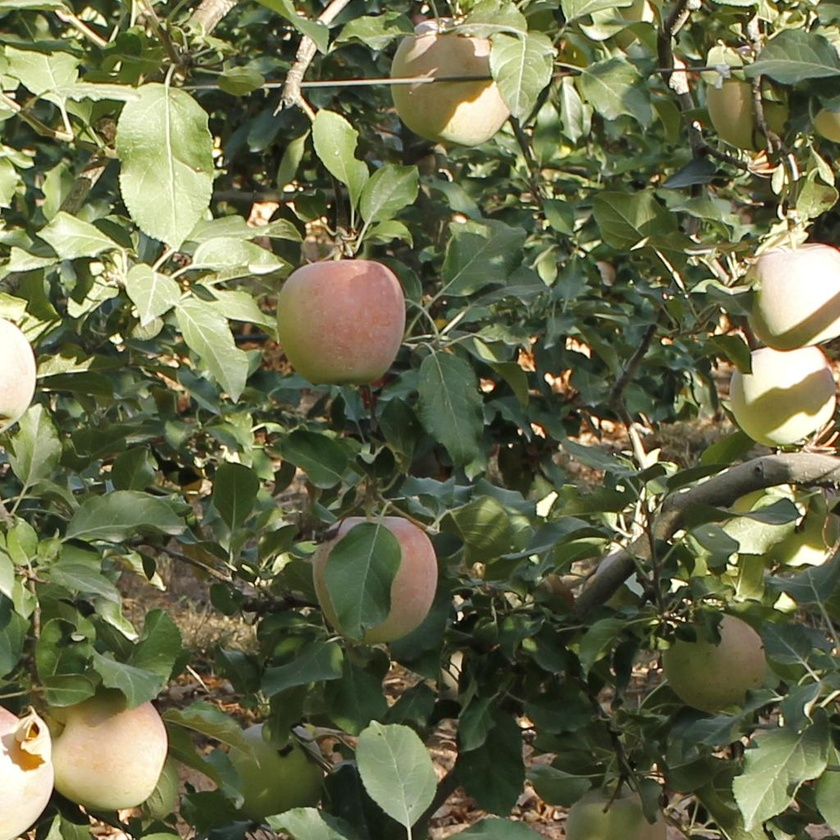
#> input picture examples/images/_MG_3168_10.jpg, 840 x 840 px, shrunk from 1024 x 1024 before the run; its folder holds only this picture in this run
$ python plot_boxes.py
#> lines starting #> are read from the running program, lines starting #| are printed output that depends on the picture
import cv2
import numpy as np
from matplotlib import pyplot as plt
import os, json

loc = os.path.dirname(__file__)
os.chdir(loc)

for image1 in os.listdir("./images"):
    if "via_project_3Jul2020_10h24m(231)-complete" in image1:
        # Skip annotations
        continue
    image = cv2.imread(f"./images/{image1}")
#> image is the input picture: shape (840, 840, 3); mean B, G, R 74.4, 107.5, 104.7
    image = cv2.cvtColor(image, cv2.COLOR_BGR2RGB)
    print(image.shape)
#| (840, 840, 3)
    color_pred = (0, 0, 255)
    image = cv2.putText(image, image1, (30, 250), cv2.FONT_HERSHEY_SIMPLEX, 2, (255, 150, 150), 3)
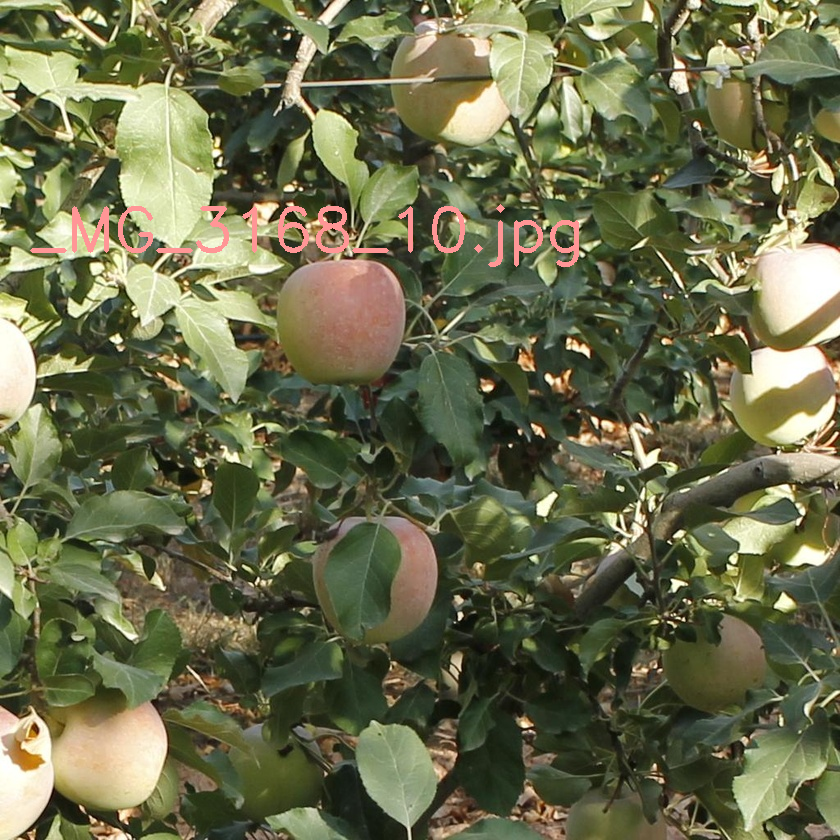
#> image: shape (840, 840, 3); mean R, G, B 105.9, 107.8, 75
    file_truth = f"./truths/{os.path.splitext(image1)[0] + '.txt'}"
    print(file_truth)
#> (the run stopped early here; a loop or call above may not have finished)

$ run again, on examples/images/_MG_8080_13.jpg
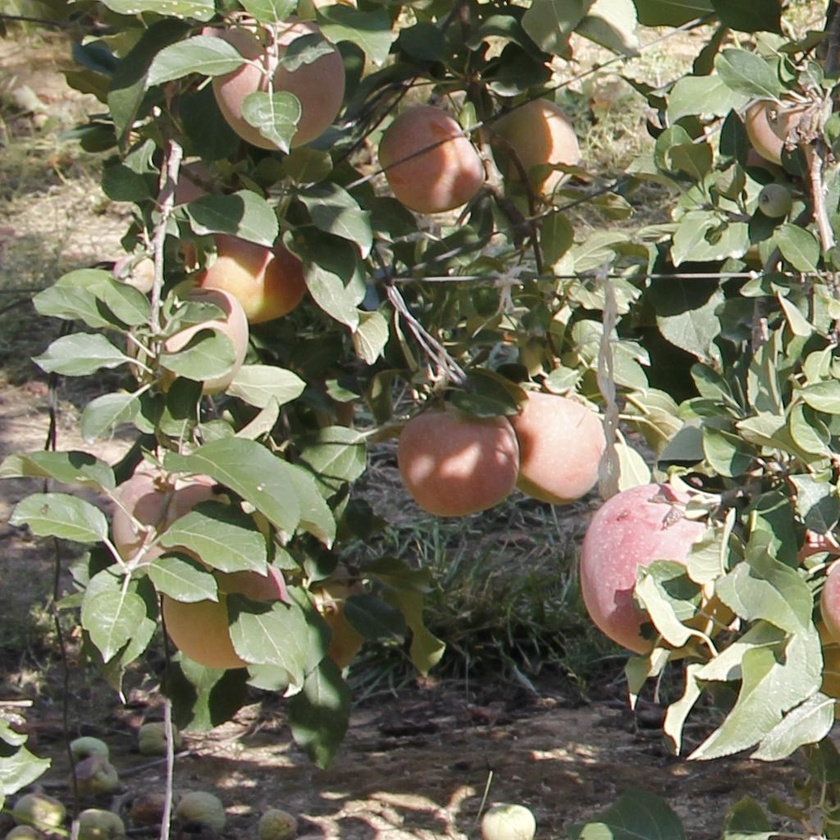
#> input picture examples/images/_MG_8080_13.jpg, 840 x 840 px, shrunk from 1024 x 1023 before the run
#> image is the input picture: shape (840, 840, 3); mean B, G, R 91.9, 113, 115.7
#| (840, 840, 3)
#> `image = cv2.putText(image, image1, (30, 250), cv2.FONT_HERSHEY_SIMPLEX..`:
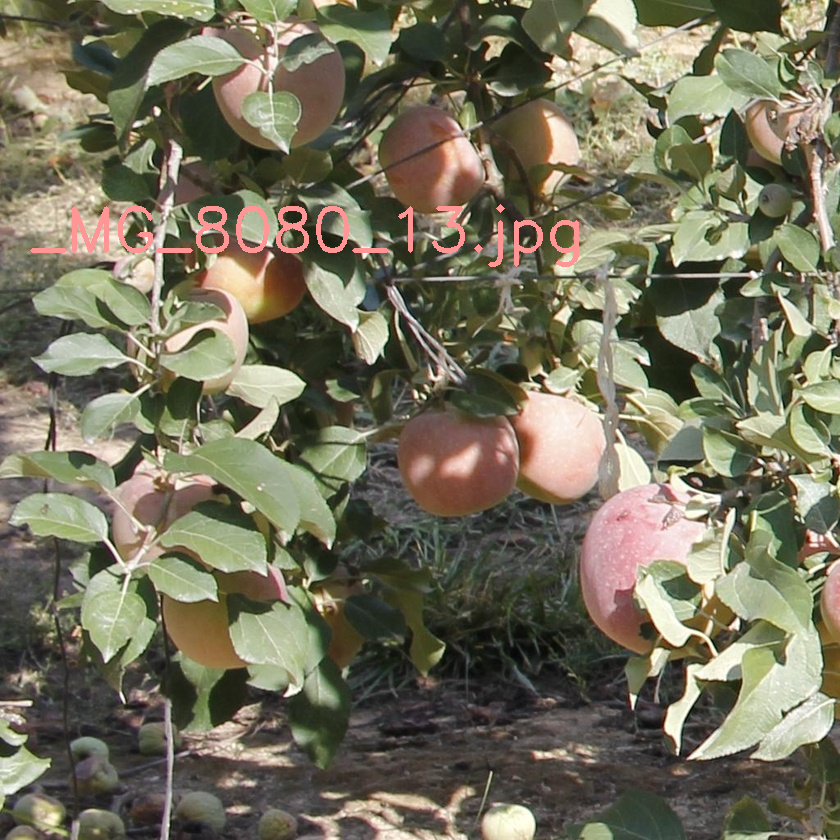
#> image: shape (840, 840, 3); mean R, G, B 117, 113.4, 92.5

$ run again, on examples/images/_MG_8080_17.jpg
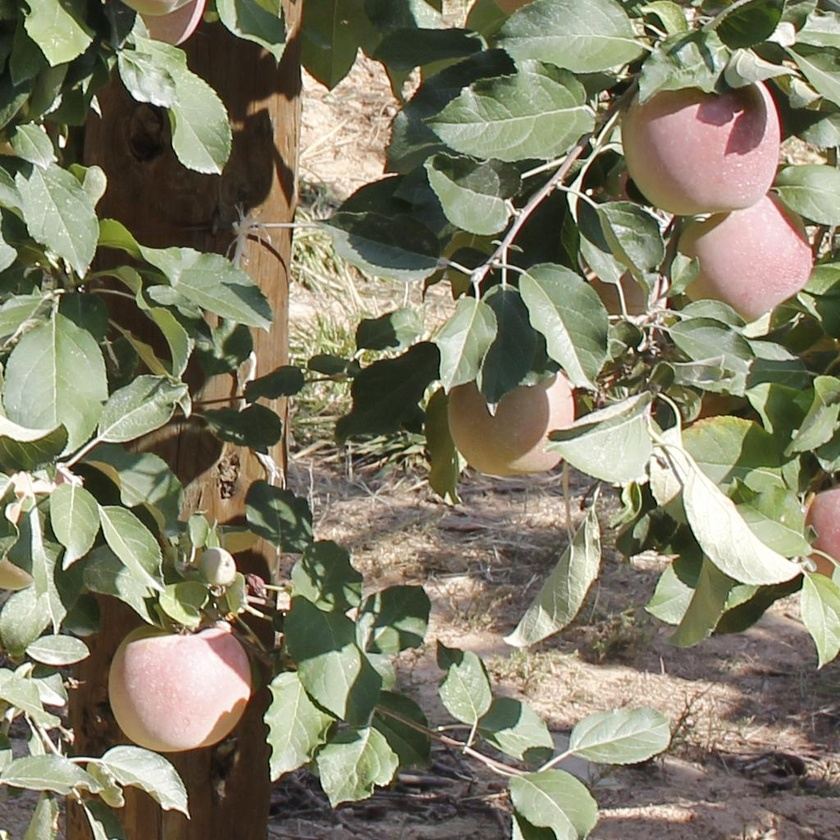
#> input picture examples/images/_MG_8080_17.jpg, 840 x 840 px, shrunk from 1024 x 1023 before the run
#> image is the input picture: shape (840, 840, 3); mean B, G, R 103.8, 126.1, 129.8
#| (840, 840, 3)
#> `image = cv2.putText(image, image1, (30, 250), cv2.FONT_HERSHEY_SIMPLEX..`:
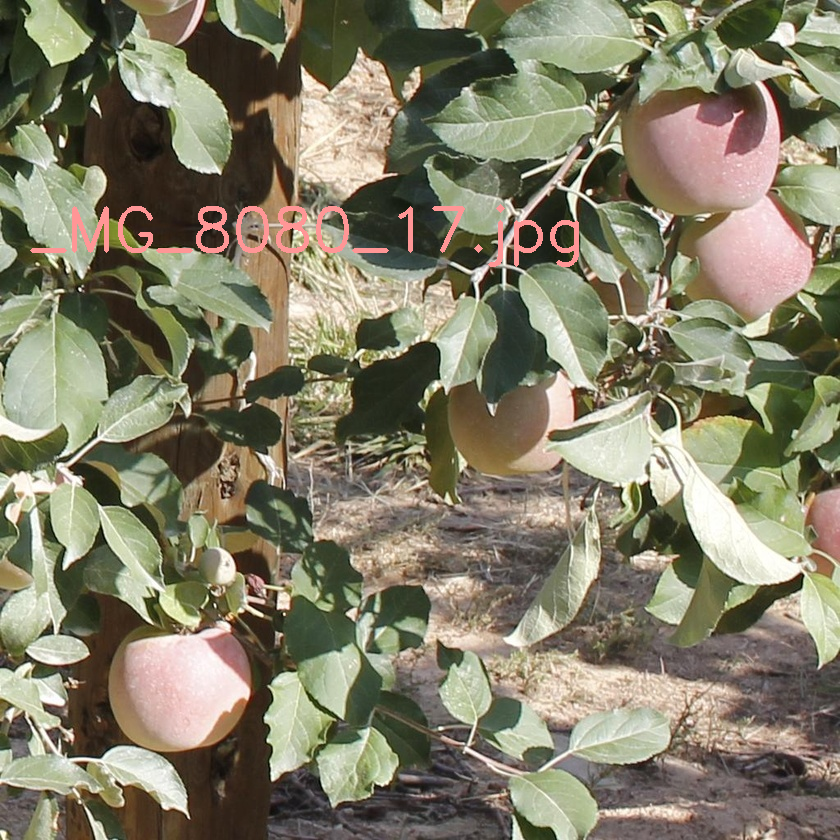
#> image: shape (840, 840, 3); mean R, G, B 131.1, 126.5, 104.4

$ run again, on examples/images/_MG_8915_15.jpg
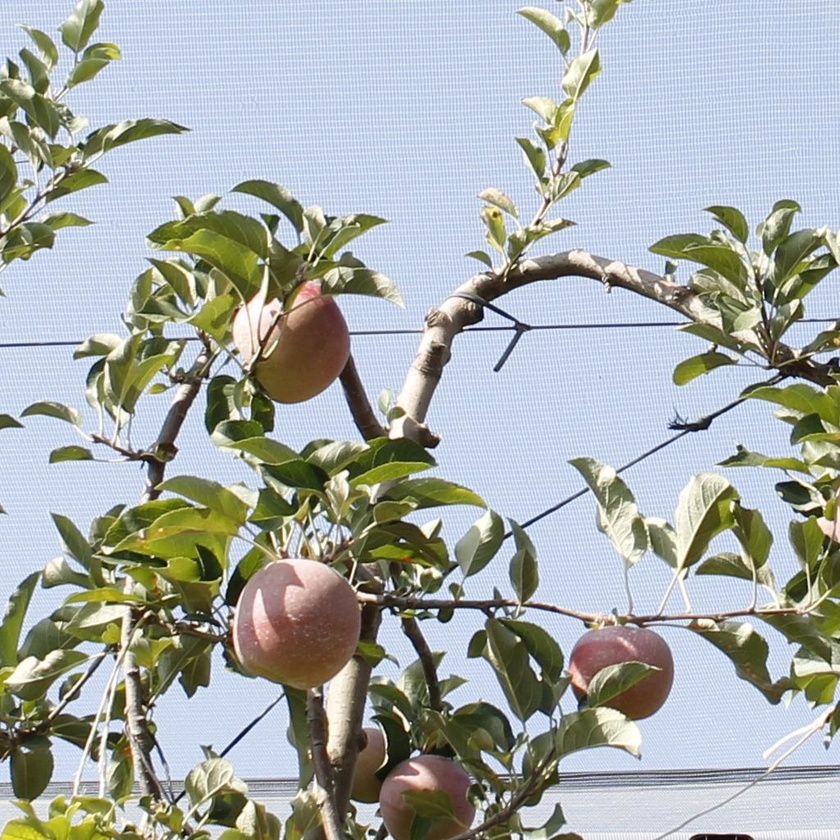
#> input picture examples/images/_MG_8915_15.jpg, 840 x 840 px, shrunk from 1024 x 1023 before the run
#> image is the input picture: shape (840, 840, 3); mean B, G, R 168.3, 171.1, 165.9
#| (840, 840, 3)
#> `image = cv2.putText(image, image1, (30, 250), cv2.FONT_HERSHEY_SIMPLEX..`:
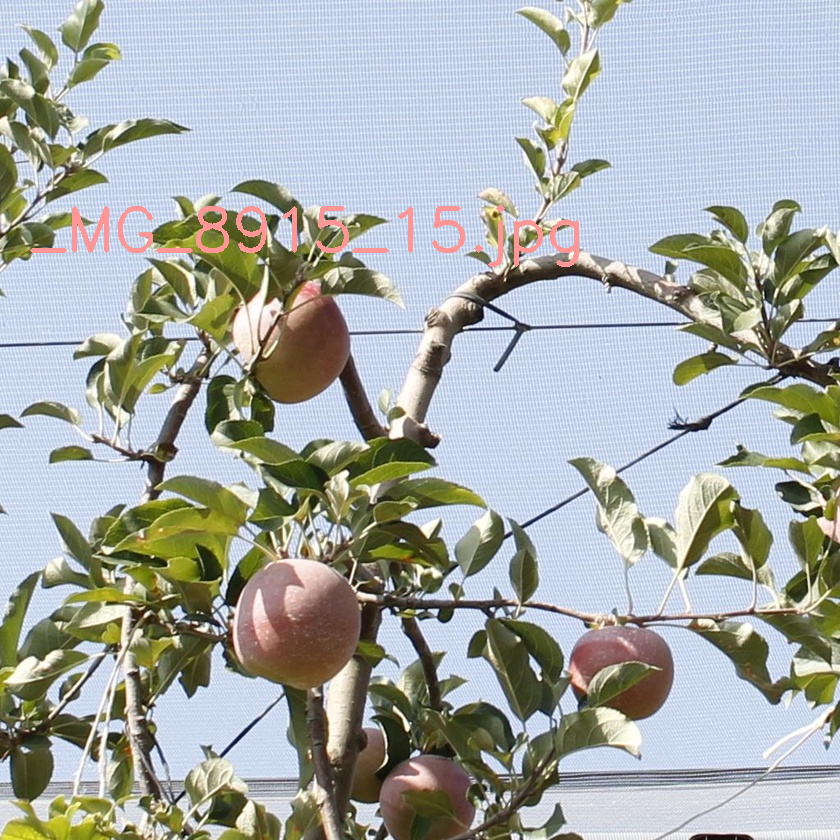
#> image: shape (840, 840, 3); mean R, G, B 166.7, 170.9, 168.1

$ run again, on examples/images/_MG_3168_24.jpg
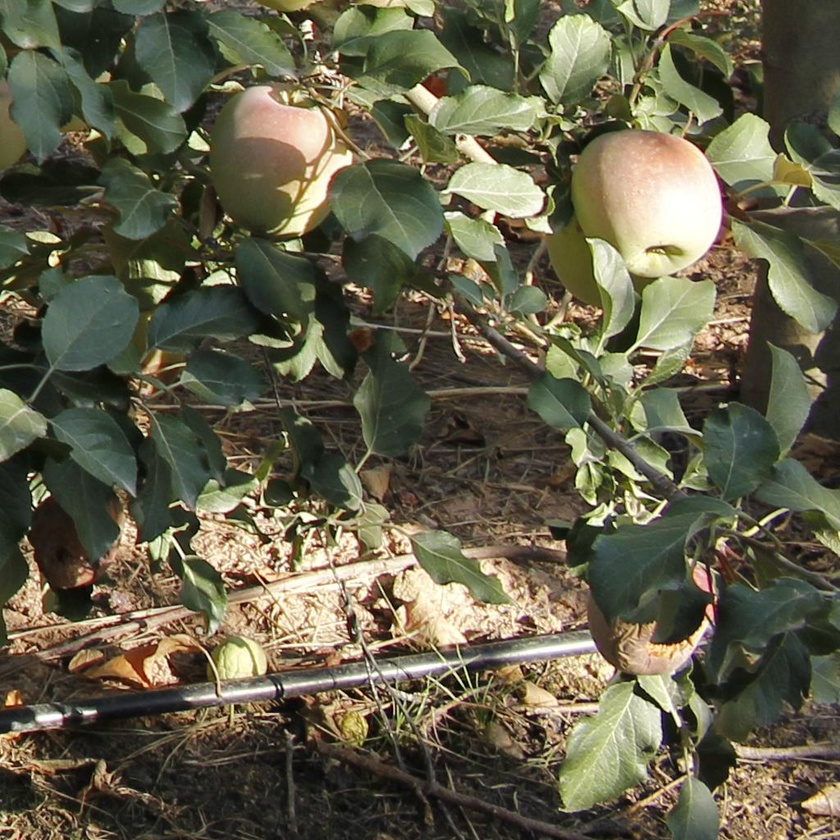
#> input picture examples/images/_MG_3168_24.jpg, 840 x 840 px, shrunk from 1024 x 1024 before the run
#> image is the input picture: shape (840, 840, 3); mean B, G, R 74, 96.2, 99.8
#| (840, 840, 3)
#> `image = cv2.putText(image, image1, (30, 250), cv2.FONT_HERSHEY_SIMPLEX..`:
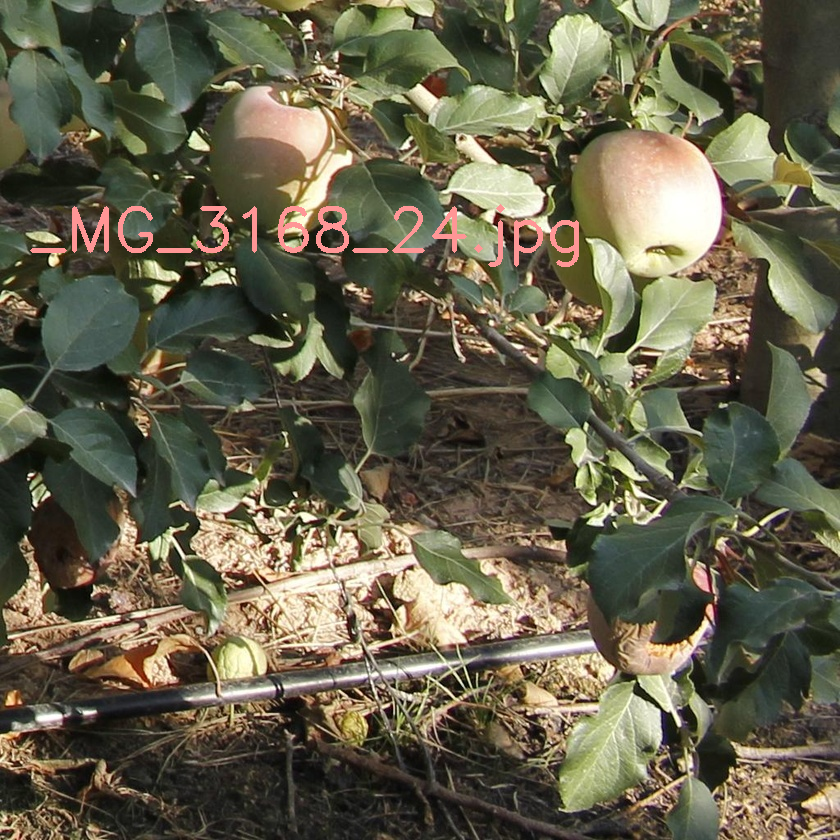
#> image: shape (840, 840, 3); mean R, G, B 101.4, 96.8, 74.8
